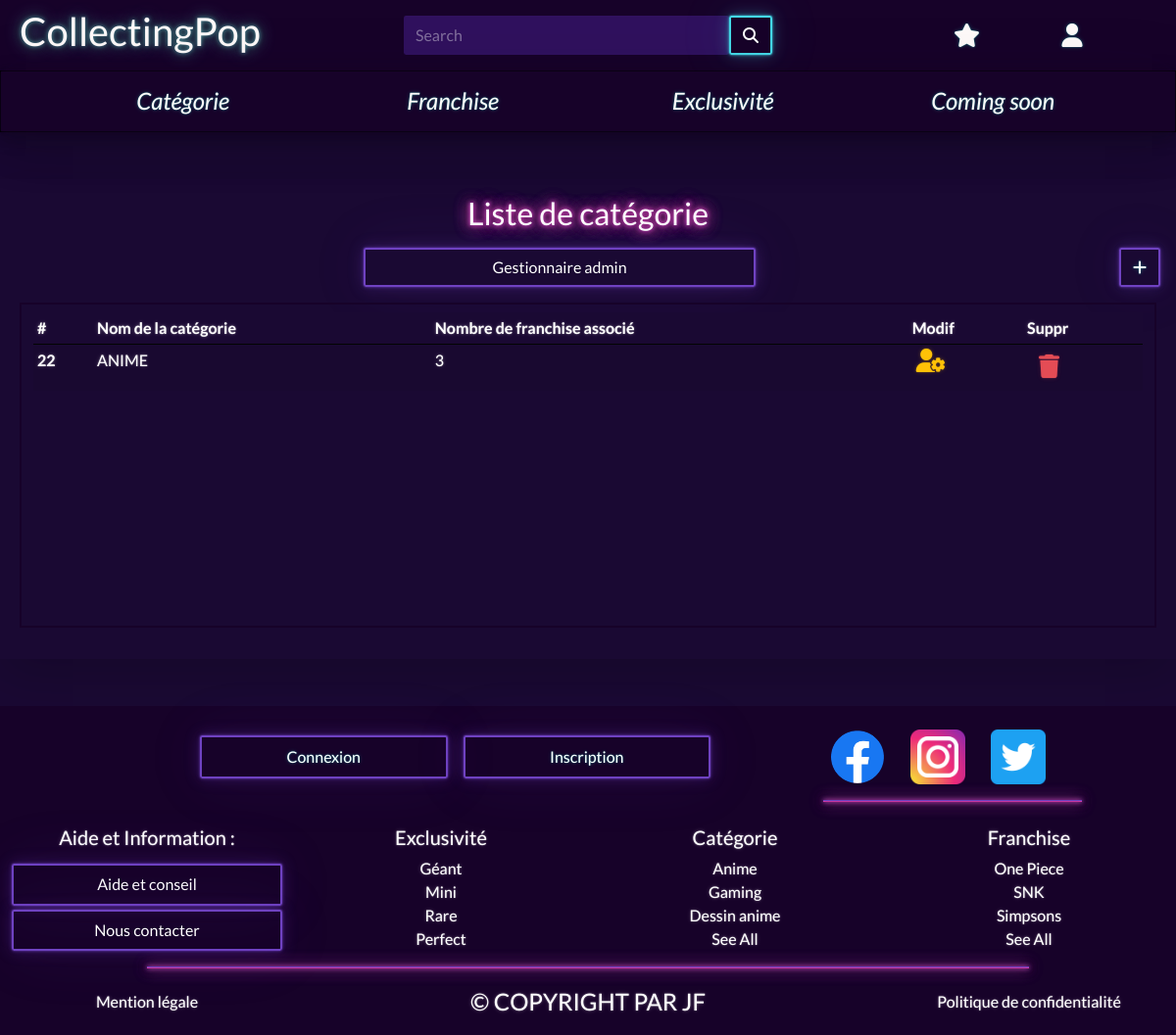
/admin/categoryList.php, run on an earlier commit of the app's database.
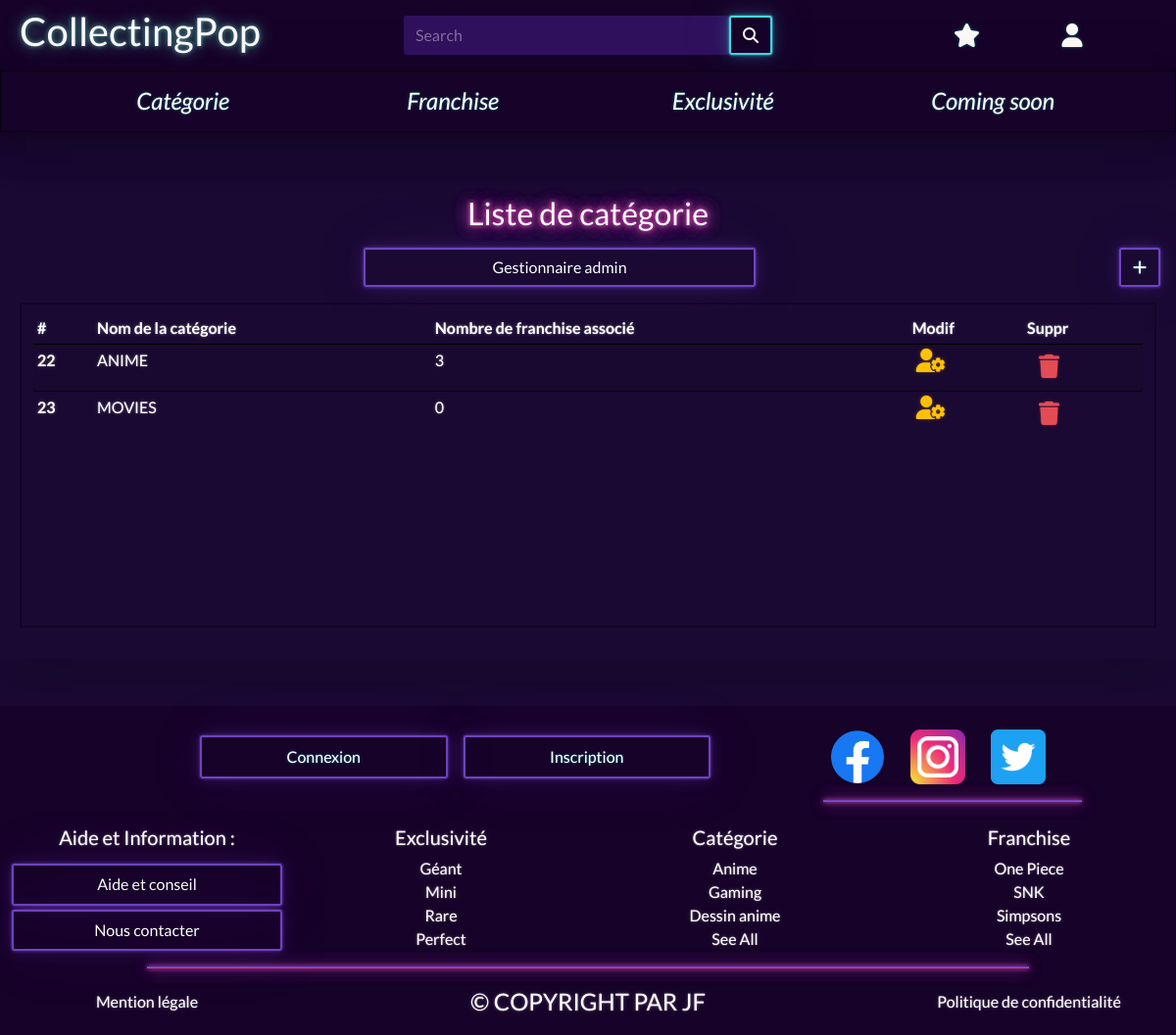
And on a later commit of the database.
### tables this page shows
CREATE TABLE `s4u3u_categories` (
  `id` int(11) NOT NULL AUTO_INCREMENT,
  `name` varchar(25) NOT NULL,
  PRIMARY KEY (`id`)
);

### models/database.php (called while the page is built)
<?php
class database
{
    private static $db = NULL;
    protected function __construct()
    {
        if (is_null(self::$db)) {
            try {
                self::$db = new PDO('mysql:host=localhost; dbname=collectingpop', 'root', 'Aled2525');
                self::$db->setAttribute(PDO::ATTR_ERRMODE, PDO::ERRMODE_EXCEPTION);
            } catch (Exception $error) {
                die($error->getMessage());
            }
        }
        return self::$db;
    }
}

### admin/controllers/categoryListController.php (called while the page is built, shortened)
<?php
$category = new category();
$categoryList = $category->getCategory();

### models/categoryModel.php (called while the page is built, shortened)
<?php
class category extends database
{
    protected $db;
    public function __construct()
    {
        $this->db = parent::__construct();
    }
    public function getCategory()
    {
        $query = 'SELECT c.id AS cID,c.name AS cName, count(b.name) AS bName
        FROM `s4u3u_categories` AS c
        LEFT JOIN `s4u3u_categorybrandslink` AS cbl
        ON c.id = cbl.id_categories
        LEFT JOIN `s4u3u_brands` AS b
        ON c.id = cbl.id_categories AND cbl.id_brands = b.id
        GROUP BY c.id;';
        $queryExecute = $this->db->query($query);
        return $queryExecute->fetchAll(PDO::FETCH_OBJ);
    }
}

### admin/categoryList.php (the view, shortened to what this page needs)
<?php
require_once '../models/database.php';
require_once '../models/categoryModel.php';
require_once 'controllers/categoryListController.php';
require_once '../include/header.php'; ?>
<div class="container-fluid my-5 py-3 shadow-lg">
    <div class="row mb-3">
        <h2 class="text-center pagesTitles text-white ">Liste&nbsp;de&nbsp;catégorie</h2>
    </div>
    <div class="row">
        <?php require_once '../include/adminSidebar.php'; ?>
        <a href="admin_ajout_categorie" class="col-auto me-md-3 me-1 btn btn-outline-primary"><i class="fas fa-plus"></i></a>
    </div>
    <div class="row d-md-flex gap-md-3 mx-md-2 my-3">
        <div class="col-lg border border-2 border-dark pt-2">
            <div class="table-responsive tableSeeAll">
                <table class="table table-sm table-hover table-striped tableAdmin ">
                    <thead class="tableHeader">
                        <tr>
                            <th scope="col">#</th>
                            <th scope="col">Nom&nbsp;de&nbsp;la&nbsp;catégorie</th>
                            <th scope="col">Nombre&nbsp;de&nbsp;franchise&nbsp;associé</th>
                            <th scope="col">Modif</th>
                            <th scope="col">Suppr</th>
                        </tr>
                    </thead>
                    <tbody>
                        <?php foreach ($categoryList as $c) { ?>
                            <tr>
                                <th scope="row"><?= $c->cID; ?></th>
                                <td><?= $c->cName; ?></td>
                                <td><?= $c->bName; ?></td>
                                <td><a href="admin_modification_categorie_<?= $c->cID; ?>"><i class="fas fa-user-cog text-warning fs-4 ms-1"></i></a></td>
                                <td><button type="button" class="btn" data-bs-whatever="<?= $c->cID; ?>" data-bs-toggle="modal" data-bs-target="#deleteCategories"><i class="fas fa-trash text-danger fs-4"></i></button>
                                </td>
                            </tr>
                        <?php } ?>
                    </tbody>
                </table>
            </div>
        </div>
    </div>
</div>
<?php require_once '../include/footer.php'; ?>

What changed in the data, as far as the page shows it:
added s4u3u_categories: id "23", name "MOVIES", bName "0"
